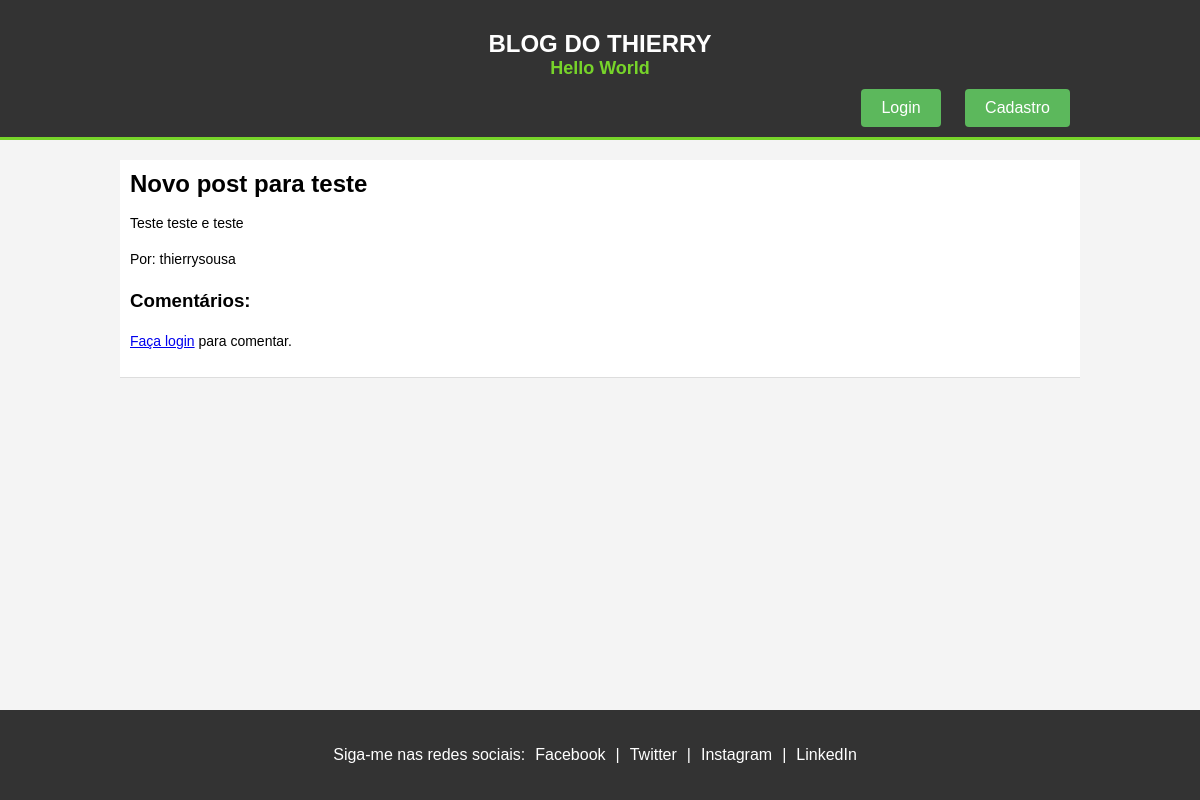
Before: / with the older database file.
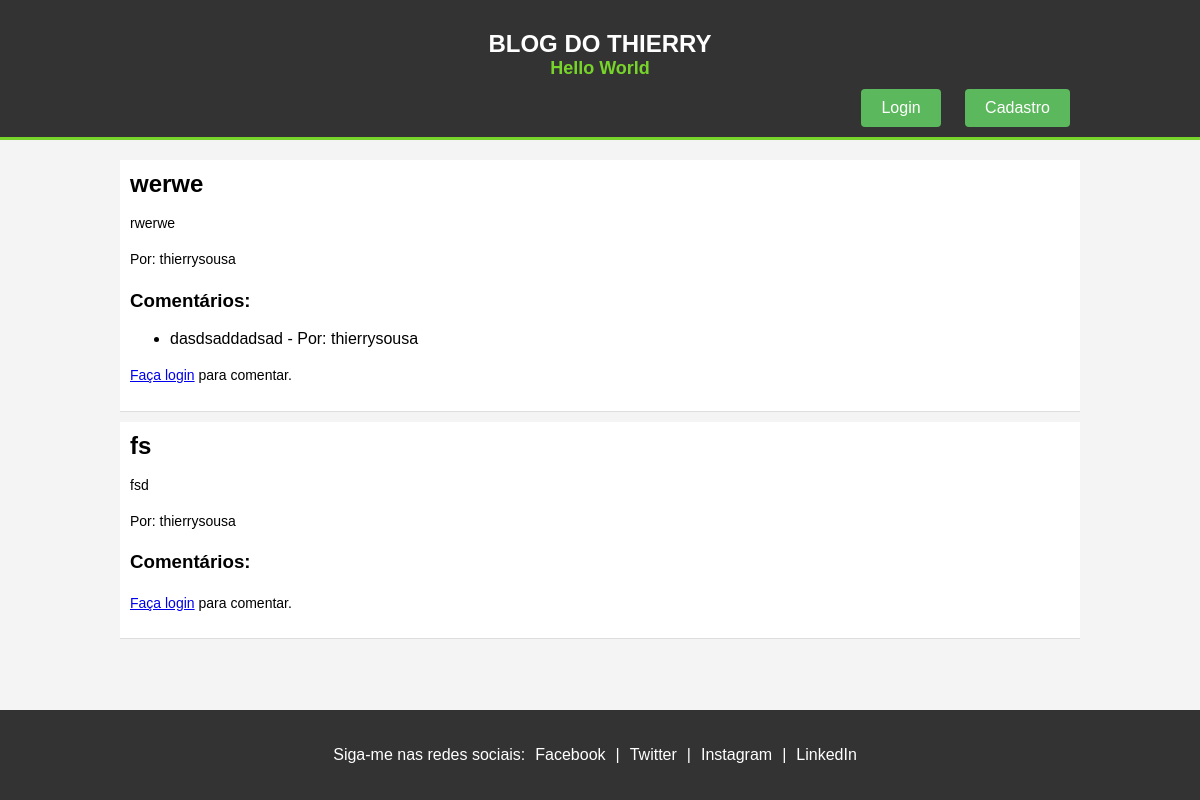
After: the same page with the newer database file.
### main.py (models this page shows, shortened)
class Post(db.Model):
    id = db.Column(db.Integer, primary_key=True)
    title = db.Column(db.String(100), nullable=False)
    content = db.Column(db.Text, nullable=False)
    user_id = db.Column(db.Integer, db.ForeignKey('user.id'), nullable=False)
    comments = db.relationship('Comment', backref='post', lazy=True)

class User(UserMixin, db.Model):
    id = db.Column(db.Integer, primary_key=True)
    username = db.Column(db.String(50), unique=True, nullable=False)
    password_hash = db.Column(db.String(100), nullable=False)
    admin = db.Column(db.Boolean, default=False)
    posts = db.relationship('Post', backref='author', lazy=True)
    comments = db.relationship('Comment', backref='user', lazy=True)

class Comment(db.Model):
    id = db.Column(db.Integer, primary_key=True)
    text = db.Column(db.Text, nullable=False)
    timestamp = db.Column(db.DateTime, default=datetime.utcnow)
    user_id = db.Column(db.Integer, db.ForeignKey('user.id'), nullable=False)
    post_id = db.Column(db.Integer, db.ForeignKey('post.id'), nullable=False)

### main.py (the view)
@app.route('/')
def index():
    posts = Post.query.all()
    comments = Comment.query.all()
    return render_template("index.html", posts=posts, comments=comments)

### main.py (called while the page is built)
@app.after_request
def add_header(response):
    response.headers["X-Frame-Options"] = "DENY"
    response.headers["Content-Security-Policy"] = "script-src 'unsafe-inline';"
    response.headers["Access-Control-Allow-Origin"] = "*"
    response.headers["Access-Control-Allow-Credentials"] = "true"
    return response

### templates/index.html (shortened to what this page needs)
<!DOCTYPE html>
<html lang="en">
<head>
    <link rel="stylesheet" href="{{ url_for('static', filename='style.css') }}">
</head>
<body>
    <header id="main-header">
        <div class="container">
            <h1>Blog do Thierry</h1>
            <h2>Hello World</h2>
            <div class="auth-buttons">
                {% if current_user.is_authenticated %}
                <a href="{{ url_for('logout') }}" class="btn">Logout</a>
                {% else %}
                <a href="{{ url_for('login') }}" class="btn">Login</a>
                <a href="{{ url_for('signup') }}" class="btn">Cadastro</a>
                {% endif %}
            </div>
        </div>
    </header>
    <div class="container">
        <div id="main">
            <div id="posts">
                {% for post in posts %}
                <div class="post" id="post-{{ post.id }}">
                    <h2>{{ post.title }}</h2>
                    <p>{{ post.content }}</p>
                    <p>Por: {{ post.author.username }}</p>
                    <h3>Comentários:</h3>
                    <ul id="comments-{{ post.id }}">
                        {% for comment in post.comments %}
                        <li id="comment-{{ comment.id }}">
                            {{ comment.text }} - Por: {{ comment.user.username }}
                        </li>
                        {% endfor %}
                    </ul>
                    {% if current_user.is_authenticated %}
                    <div class="comment-form">
                        <textarea id="comment-{{ post.id }}" placeholder="Seu comentário"></textarea>
                        <button onclick="addComment({{ post.id }})">Enviar Comentário</button>
                    </div>
                    {% else %}
                    <p><a href="{{ url_for('login') }}">Faça login</a> para comentar.</p>
                    {% endif %}
                </div>
                {% endfor %}
            </div>
        </div>
    </div>
    <footer id="main-footer">
        <div class="container">
            <p>Siga-me nas redes sociais:</p>
            <a href="https://www.facebook.com/naotenho" target="_blank">Facebook</a> |
            <a href="https://x.com/thierrysarauj" target="_blank">Twitter</a> |
            <a href="https://www.instagram.com/thierryarauj0/" target="_blank">Instagram</a> |
            <a href="https://www.linkedin.com/in/thierryarauj0/" target="_blank">LinkedIn</a>
        </div>
    </footer>
</body>
</html>

### static/style.css (style rules this page uses)
body { font-family: Arial, sans-serif; margin: 0; padding: 0; background-color: #f4f4f4; }
.container { width: 80%; margin: auto; overflow: hidden; }
#main-header { background-color: #333; color: #fff; padding-top: 30px; min-height: 70px; border-bottom: #77d42a 3px solid; }
#main-header h1 { text-align: center; text-transform: uppercase; margin: 0; font-size: 24px; }
#main-header h2 { text-align: center; margin: 0; font-size: 18px; color: #77d42a; }
#main { margin-top: 20px; padding-bottom: 100px; }
.post { background: #fff; padding: 10px; border-bottom: 1px solid #ddd; margin-bottom: 10px; position: relative; }
.post h2 { margin: 0; }
.post p { font-size: 14px; line-height: 1.6; }
#main-footer { background-color: #333; color: #fff; padding: 20px 0; text-align: center; clear: both; width: 100%; bottom: 0; position: fixed; }
#main-footer .container { display: flex; justify-content: center; align-items: center; flex-direction: row; }
#main-footer a { color: #fff; text-decoration: none; margin: 0 10px; }
.auth-buttons { text-align: right; }
.auth-buttons .btn { display: inline-block; padding: 10px 20px; margin: 10px; color: #fff; background-color: #5cb85c; border: none; border-radius: 4px; text-decoration: none; transition: background-color 0.3s ease; }

Changed rows visible on the page:
changed Post: title "Novo post para teste" → "werwe"; content "Teste teste e teste" → "rwerwe"
added Comment: text "dasdsaddadsad", user.username "thierrysousa", shown under Post "werwe"
added Post: title "fs", content "fsd", author.username "thierrysousa"
